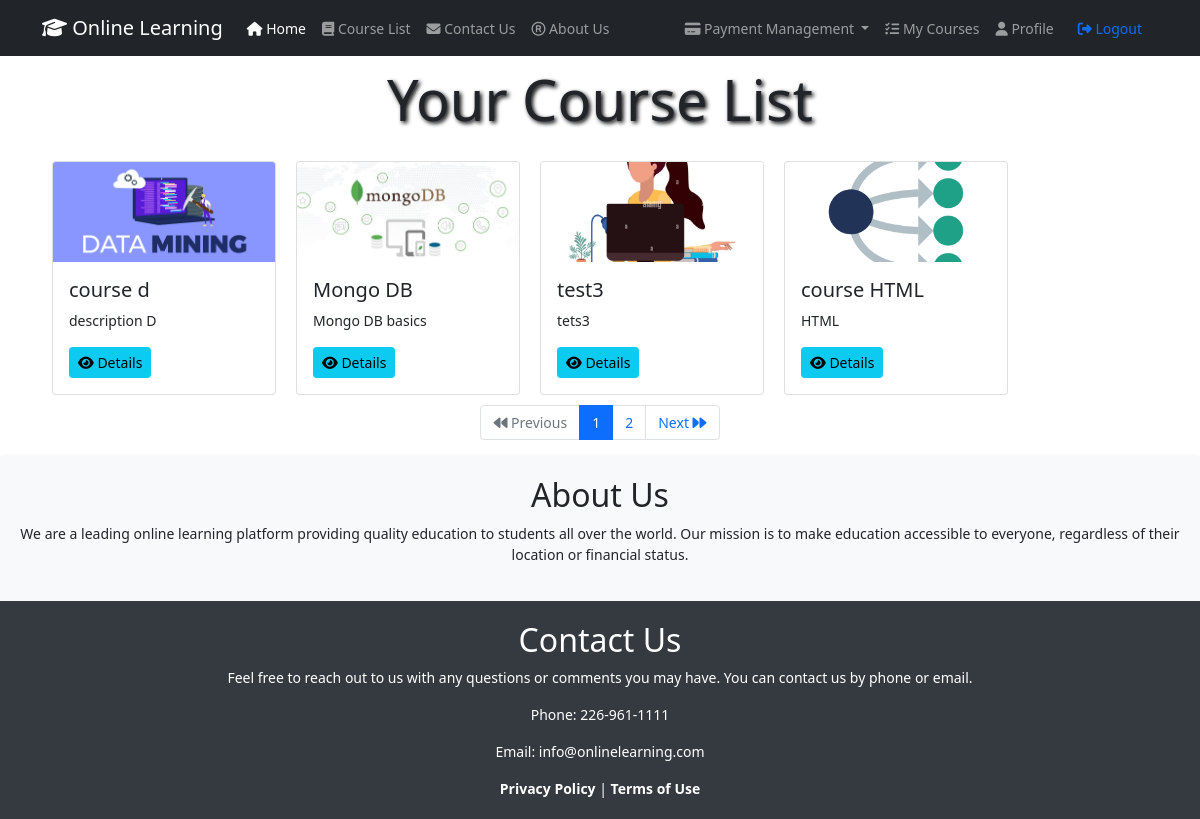
The app's page /coursesPaginateInstructor/3 (signed in) with its own data.
### WhiteboardApp/models.py (models this page shows, shortened)
class Course(models.Model):
    title = models.CharField(max_length=100)
    description = models.TextField()
    instructor = models.ForeignKey(Instructor, on_delete=models.CASCADE)
    start_date = models.DateField()
    end_date = models.DateField()
    is_active = models.BooleanField(default=True)
    syllabus = models.FileField(upload_to='syllabus/', null=True, blank=True)
    prerequisites = models.ManyToManyField('self', blank=True)
    avatar = models.ImageField(upload_to='avatars/', null=True, blank=True)
    additional_data = models.JSONField(blank=True, null=True)

### WhiteboardApp/views.py (the view)
# urls.py: path('coursesPaginateInstructor/<int:instructor_id>', views.course_list_paginate_instructor,
@login_required(login_url="WhiteboardApp:login_post")
def course_list_paginate_instructor(request, instructor_id):
    courses_of_instructor = Course.objects.filter(instructor_id=instructor_id).order_by('pk')
    paginator = Paginator(courses_of_instructor, 4)  # Specify the number of courses to display per page
    page_number = request.GET.get('page')
    page_obj = paginator.get_page(page_number)
    return render(request, 'CourseTemplates/course_List_of_instructor.html', {'courses': page_obj})

### templates/CourseTemplates/course_List_of_instructor.html (shortened to what this page needs)
{% extends "base.html" %}
{% block content %}
    <div class="text-center">
        <h1 class="display-4 font-weight-bold" style="text-shadow: 2px 2px 4px rgba(3, 0, 0, 3); padding: 10px;">
            Your Course List
        </h1>
    </div>
    <div style="display: flex; flex-direction: row; flex-wrap: wrap">
        {% for course in courses %}
            <div class="card" style="width: 14rem; margin: 10px">
                <img src="/media/{{ course.avatar }}" alt="img" class="card-img-top">
                <div class="card-body">
                    <div style="display: flex; flex-direction: row">
                        <h5 class="card-title">{{ course.title }}</h5>
                    </div>
                    <p class="card-text">{{ course.description }}</p>
                    <a href="{% url 'WhiteboardApp:course-detail' course.pk %}" class="btn btn-info btn-sm">
                        <i class="fa-solid fa-eye"></i> Details
                    </a>
                </div>
            </div>
        {% endfor %}
    </div>
    <div class="d-flex justify-content-center">
        <nav aria-label="Page navigation example">
            <ul class="pagination ">
                {% if courses.has_previous %}
                    <li class="page-item">
                        <a class="page-link" href="?page={{ courses.previous_page_number }}" aria-label="Previous">
                            <span aria-hidden="true"><i class="fa-solid fa-backward"></i> Previous </span>
                        </a>
                    </li>
                {% else %}
                    <li class="page-item disabled">
                        <span class="page-link" aria-hidden="true"><i class="fa-solid fa-backward"></i> Previous </span>
                    </li>
                {% endif %}
                {% for num in courses.paginator.page_range %}
                    {% if courses.number == num %}
                        <li class="page-item active"><span class="page-link">{{ num }}</span></li>
                    {% else %}
                        <li class="page-item"><a class="page-link" href="?page={{ num }}">{{ num }}</a></li>
                    {% endif %}
                {% endfor %}
                {% if courses.has_next %}
                    <li class="page-item">
                        <a class="page-link" href="?page={{ courses.next_page_number }}" aria-label="Next">
                            <span aria-hidden="true">Next <i class="fa-solid fa-forward"></i></span>
                        </a>
                    </li>
                {% else %}
                    <li class="page-item disabled">
                        <span class="page-link" aria-hidden="true">Next <i class="fa-solid fa-forward"></i></span>
                    </li>
                {% endif %}
            </ul>
        </nav>
    </div>
{% endblock %}

### static/css/base.css (style rules this page uses)
body { font-size: 14px; }

### static/css/car-list.css (style rules this page uses)
.card-img-top { width: 100%; height: 100px; object-fit: cover; }

### records on screen
Course: avatar (picture), title "course d", description "description D"
Course: avatar (picture), title "Mongo DB", description "Mongo DB basics"
Course: avatar (picture), title "test3", description "tets3"
Course: avatar (picture), title "course HTML", description "HTML"

### other values on screen
{{ num }} "1"
{{ num }} "2"
